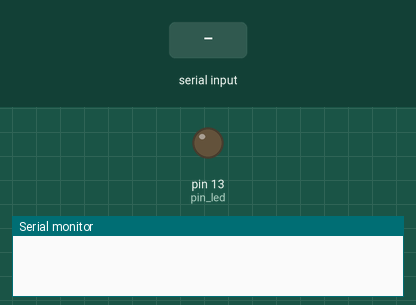
Recording of a sketch running on a simulated Arduino Uno, built with avr-gcc and run on an emulated ATmega328P. Shown: output pins drawn as LEDs (lit = HIGH), the last lines printed to the serial monitor. The inputs (shaded band) are chosen by the test bench.

Above: at 1.2 s.
1.3 s: "HIGH" received over Serial
At 2.1 s:
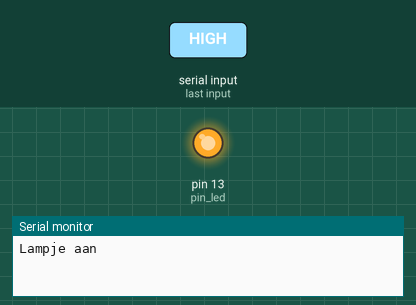
2.8 s: "LOW" received over Serial
At 3.2 s:
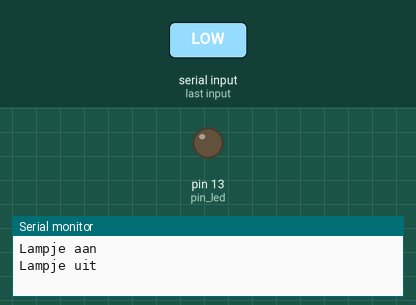
Timing chart, 0 to 5.8 s (numbered marks = the images above; inputs shaded):
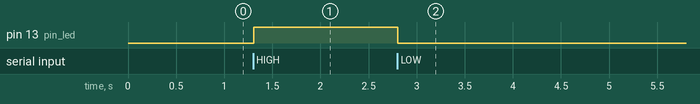

The sketch:

SerialCommunication1Receiver.ino
```cpp
const int pin_led = 13;

void setup()
{
  Serial.begin(9600);
  pinMode(pin_led,OUTPUT);
}

void loop()
{
  String s;
  while (Serial.available())
  {
    s += static_cast<char>(Serial.read());
    delay(1);
  }
  if (s.length() == 0) return;
  if (s == "HIGH")
  {
    Serial.println("Lampje aan");
    digitalWrite(pin_led,HIGH);
  }
  else if (s == "LOW")
  {
    Serial.println("Lampje uit");
    digitalWrite(pin_led,LOW);
  }
  else
  {
    Serial.print("Onbekend commando: ");
    Serial.println(s);
  }
  delay(1000);
}
```

Measured:
- after the input at 1.3 s, pin 13 (pin_led): LOW → HIGH at once
- after the input at 2.8 s, pin 13 (pin_led): HIGH → LOW at once
